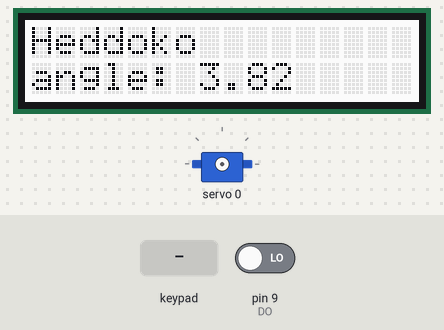
This sketch was run on a simulated Arduino Uno, built with avr-gcc and run on an emulated ATmega328P. Parts: 16×2 character LCD, servo. Inputs (shaded band) come from the test bench; at power-on: pin 9 (DO) LOW. What the sketch prints to the serial monitor is not drawn.

Above: at 1.2 s.
1.3 s: key 'D' pressed
At 1.54 s:
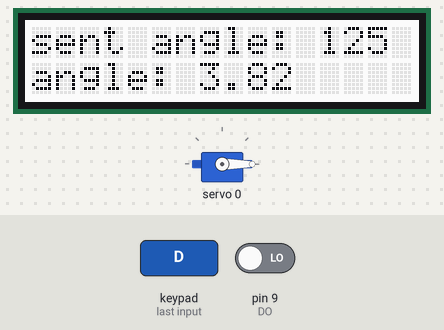
3.1 s: key 'S' pressed
6.1 s: key 'L' pressed
At 6.23 s:
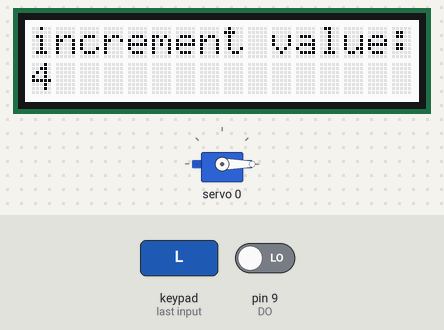
7.8 s: key 'R' pressed
At 8.03 s:
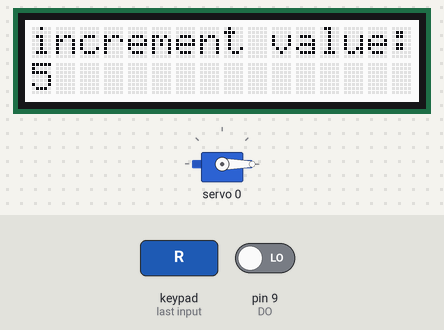
10.8 s: pin 9 (DO) driven HIGH
At 12.2 s:
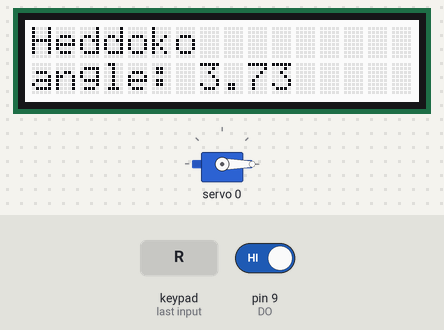
12.5 s: key 'D' pressed
At 12.73 s:
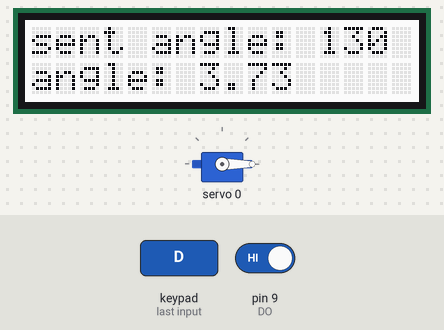
Timing chart, 0 to 15.5 s (numbered marks = the images above; inputs shaded):
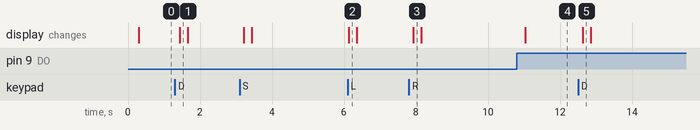

The sketch:

finer_shieldServoEncoder.ino
```cpp
// Read in 12-bits Magnetic Encoder AEAT-6012-A06  into Arduino Uno
// RobinL

// Declarate

#include <Wire.h>
#include <String.h>
#include <Adafruit_PWMServoDriver.h>

#include <Adafruit_MCP23017.h>
#include <Adafruit_RGBLCDShield.h>
Adafruit_RGBLCDShield lcd = Adafruit_RGBLCDShield();
#define RED 0x1
#define YELLOW 0x3
#define GREEN 0x2
#define TEAL 0x6
#define BLUE 0x4
#define VIOLET 0x5
#define WHITE 0x7


int val1;
String str;

Adafruit_PWMServoDriver pwm = Adafruit_PWMServoDriver();

#define SERVOMIN  120 // this is the 'minimum' pulse length count (out of 4096)
#define SERVOMAX  500 // this is the 'maximum' pulse length count (out of 4096)

uint8_t servonum = 0;
int lastval = SERVOMIN;


const int CSn = 2; // Chip select
const int CLK = 8; // Clock signal
const int DO = 9; // Digital Output from the encoder which delivers me a 0 or 1, depending on the bar angle..

float encoderval = 0.0;

void setup(){

	//Fix de tris
        Serial.begin(115200);

        pwm.begin();
        pwm.setPWMFreq(60);


        lcd.begin(16, 2);
        lcd.setBacklight(WHITE);
        lcd.setCursor(0,0);
        lcd.print("Heddoko");


	pinMode(CSn, OUTPUT);
	pinMode(CLK, OUTPUT);
	pinMode(DO, INPUT);

	//Let's start here
	digitalWrite(CLK, HIGH);
	digitalWrite(CSn, HIGH);
}


void setServoPulse(uint8_t n, double pulse) {
  double pulselength;

  pulselength = 1000000;   // 1,000,000 us per second
  pulselength /= 60;   // 60 Hz
  Serial.print(pulselength); Serial.println(" us per period");
  pulselength /= 4096;  // 12 bits of resolution
  Serial.print(pulselength); Serial.println(" us per bit");
  pulse *= 1000;
  pulse /= pulselength;
  Serial.println(pulse);
  pwm.setPWM(n, 0, pulse);
}


uint8_t i=0;
int angle1=SERVOMIN;
int increment = 5;

void loop() {


    uint8_t buttons = lcd.readButtons();

  if (buttons) {
    lcd.clear();
    lcd.setCursor(0,0);


    if (buttons & BUTTON_DOWN) {
      angle1=angle1+increment;
      if(angle1>498){
        angle1=500;}
      lcd.print("sent angle: ");
      lcd.print(angle1);
      lcd.setCursor(0,1);
      lcd.print("angle: ");
      lcd.print(encoderval);
      //lcd.setBacklight(RED);
    }
    if (buttons & BUTTON_UP) {
      angle1=angle1-increment;
      lcd.setCursor(0,0);
      lcd.print("sent angle: ");
      lcd.print(angle1);
      lcd.setCursor(0,1);
      lcd.print("angle: ");
      lcd.print(encoderval);
      if(angle1<122){
        angle1=120;}
      //lcd.setBacklight(YELLOW);
    }
    if (buttons & BUTTON_LEFT) {
      increment=increment-1;
      lcd.setCursor(0,0);
      lcd.print("increment value:");
      lcd.setCursor(0,1);
      lcd.print(increment);
      //lcd.setBacklight(GREEN);
    }
    if (buttons & BUTTON_RIGHT) {
      increment=increment+1;
      lcd.setCursor(0,0);
      lcd.print("increment value:");
      lcd.setCursor(0,1);
      lcd.print(increment);
      //lcd.setBacklight(TEAL);
    }
    if (buttons & BUTTON_SELECT) {
      //lcd.setBacklight(VIOLET);
    }
  }


 int angle2 = map(angle1, SERVOMIN, SERVOMAX, SERVOMIN, SERVOMAX);


  //Serial.println(servonum);

  if(lastval<=angle2){
  for (uint16_t pulselen = lastval; pulselen < angle2; pulselen++) {
    pwm.setPWM(servonum, 0, pulselen);
  }
  delay(100);
  }
  else{
  for (uint16_t pulselen = lastval; pulselen > angle2; pulselen--) {
    pwm.setPWM(servonum, 0, pulselen);
  }
  }
  delay(100);

lastval=angle2;
angle2=angle1;
//Serial.flush();


	encoderval = readSensor();
	delayMicroseconds(1); //Tcs waiting for another read in


      lcd.clear();
      lcd.setCursor(0,0);
      lcd.print("Heddoko");
      lcd.setCursor(0,1);
      lcd.print("angle: ");
      lcd.print(encoderval);


}


float readSensor(){
	unsigned int dataOut = 0;

	digitalWrite(CSn, LOW);
	delayMicroseconds(1); //Waiting for Tclkfe

	//Passing 12 times, from 0 to 9
	for(int x=0; x<12; x++){
		digitalWrite(CLK, LOW);
		delayMicroseconds(1); //Tclk/2
		digitalWrite(CLK, HIGH);
		delayMicroseconds(1); //Tdo valid, like Tclk/2
		dataOut = (dataOut << 1) | digitalRead(DO); //shift all the entering data to the left and past the pin state to it. 1e bit is MSB
	}

	digitalWrite(CSn, HIGH); //
        dataOut=dataOut+42;
        if(dataOut>4095){
          dataOut=dataOut-4096;}
          float ratio=4096/360;
          float datafloat=float(dataOut);
          datafloat=datafloat/ratio;
          //if(dataOut<55) dataOut=55;
        //dataOut=map(dataOut,55,1965,0,150);
       Serial.println(datafloat);
	return datafloat;

}
```

Measured:
- after the input at 1.3 s, the display: changes after 0.14 s (image 1)
- after the input at 6.1 s, the display: changes at once (image 2)
- after the input at 7.8 s, the display: changes after 0.13 s (image 3)
- after the input at 10.8 s, the display: changes after 0.24 s (image 4)
- after the input at 12.5 s, the display: changes after 0.13 s (image 5)
